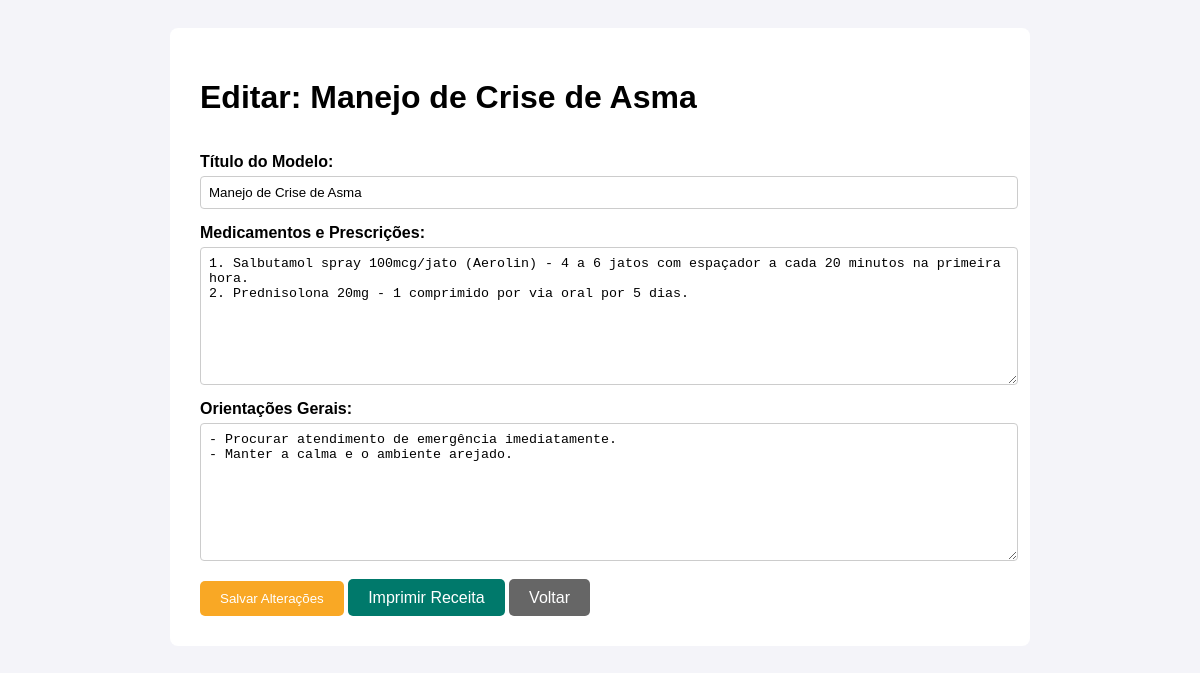
The page /aplicacao/receitas/5/ (signed in) on the database its author committed.
### aplicacao/models.py (models this page shows, shortened)
class ReceitaTemplate(models.Model):
    cid = models.ForeignKey(CID, on_delete=models.CASCADE, related_name="templates")
    titulo = models.CharField(max_length=200, help_text="Ex: Tratamento para Virose Comum")
    medicamentos = models.TextField(help_text="Liste os medicamentos e suas dosagens. Ex: Dipirona 500mg - 1 comp a cada 6h por 3 dias.")
    orientacoes_gerais = models.TextField(help_text="Ex: Manter repouso, beber bastante líquido.")

### aplicacao/views.py (the view, shortened to what this page needs)
# urls.py: path('receitas/<int:template_id>/', views.detalhe_receita, name='detalhe_receita'),
@login_required
def detalhe_receita(request, template_id):
    template = get_object_or_404(ReceitaTemplate, id=template_id)
    return render(request, 'aplicacao/detalhe_receita.html', {'template': template})

### templates/aplicacao/detalhe_receita.html (shortened to what this page needs)
<!DOCTYPE html>
<html lang="pt-br">
<head>
</head>
<body>
    <div class="container">
        <h1>Editar: {{ template.titulo }}</h1>
        <form method="POST">
            <label for="titulo">Título do Modelo:</label>
            <input type="text" name="titulo" value="{{ template.titulo }}" required>
            <label for="medicamentos">Medicamentos e Prescrições:</label>
            <textarea name="medicamentos">{{ template.medicamentos }}</textarea>
            <label for="orientacoes_gerais">Orientações Gerais:</label>
            <textarea name="orientacoes_gerais">{{ template.orientacoes_gerais }}</textarea>
            <div class="actions">
                <button type="submit" class="btn btn-salvar">Salvar Alterações</button>
                <a href="{% url 'imprimir_receita' template.id %}" class="btn btn-imprimir">Imprimir Receita</a>
                <a href="{% url 'acessar_receitas' %}" class="btn btn-voltar">Voltar</a>
            </div>
        </form>
    </div>
</body>
</html>

### templates/aplicacao/detalhe_receita.html (style rules this page uses)
body { font-family: sans-serif; background-color: #f4f4f9; padding: 20px; }
.container { max-width: 800px; margin: auto; background: #fff; padding: 30px; border-radius: 8px; }
form { display: flex; flex-direction: column; }
label { font-weight: bold; margin-top: 15px; }
input, textarea { width: 100%; padding: 8px; margin-top: 5px; border-radius: 4px; border: 1px solid #ccc; }
textarea { height: 120px; }
.actions { margin-top: 20px; }
.btn { padding: 10px 20px; border: none; border-radius: 5px; color: white; text-decoration: none; cursor: pointer; }
.btn-salvar { background-color: #f9a825; }
.btn-imprimir { background-color: #00796b; }
.btn-voltar { background-color: #666; }

### rows shown on the page
ReceitaTemplate: titulo "Manejo de Crise de Asma", medicamentos "1. Salbutamol spray 100mcg/jato (Aerolin) - 4 a 6 jatos com espaçador a cada 20 minutos na primeira hora. 2. Prednisolona 20mg - 1 comprimido por via oral por 5 dias.", orientacoes_gerais "- Procurar atendimento de emergência imediatamente. - Manter a calma e o ambiente arejado."
